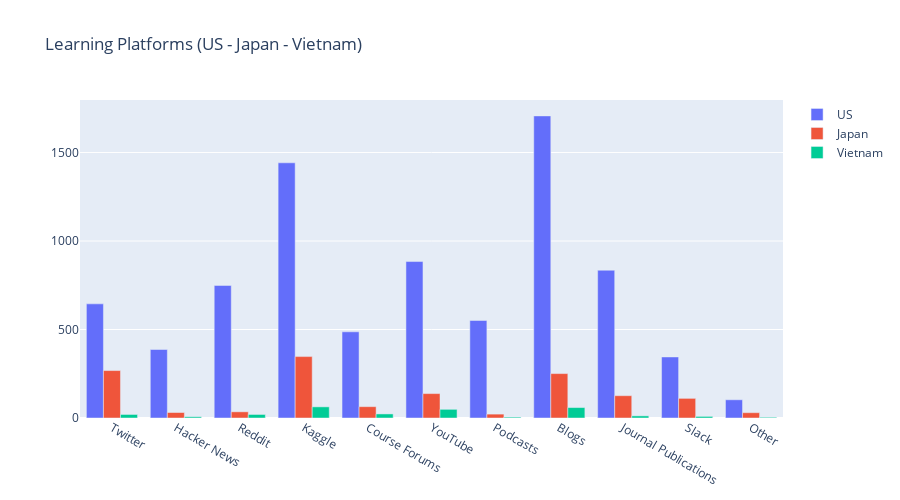

Here is the notebook cell this chart was saved with:
### Code cell
us_data = {}
for name in new_df_comlumns_names[1:]:
    us_data[name] = df_platform[df_platform["Country"] =="United States"][name].value_counts().sum()
us_platforms = pd.DataFrame(us_data.items(),columns = ["Platforms","Count"])

jp_data = {}
for name in new_df_comlumns_names[1:]:
    jp_data[name] = df_platform[df_platform["Country"] =="Japan"][name].value_counts().sum()
jp_platforms = pd.DataFrame(jp_data.items(),columns = ["Platforms","Count"])   

vn_data = {}
for name in new_df_comlumns_names[1:]:
    vn_data[name] = df_platform[df_platform["Country"] =="Vietnam"][name].value_counts().sum()
vn_platforms = pd.DataFrame(vn_data.items(),columns = ["Platforms","Count"])   

# Visualize the data
fig=go.Figure(data=[
    go.Bar(x=us_platforms['Platforms'],y=us_platforms['Count'],name='US'),
    go.Bar(x=jp_platforms['Platforms'],y=jp_platforms['Count'],name='Japan'),
    go.Bar(x=vn_platforms['Platforms'],y=vn_platforms['Count'],name='Vietnam'),
])
# Change the bar mode
fig.update_layout(barmode='group')
fig.update_layout(
    title_text="Learning Platforms (US - Japan - Vietnam)",
    height=500, width=900, showlegend=True)
fig.show()

### Figure 1 — Plotly figure (JSON) as saved in the notebook; plotly's stock layout.template omitted (floating-point values rounded to 4 significant figures)
{"data": [{"name": "US", "type": "bar", "x": ["Twitter", "Hacker News", "Reddit", "Kaggle", "Course Forums", "YouTube", "Podcasts", "Blogs", "Journal Publications", "Slack", "Other"], "y": [645, 387, 749, 1442, 487, 884, 551, 1707, 835, 345, 103]}, {"name": "Japan", "type": "bar", "x": ["Twitter", "Hacker News", "Reddit", "Kaggle", "Course Forums", "YouTube", "Podcasts", "Blogs", "Journal Publications", "Slack", "Other"], "y": [268, 31, 35, 347, 64, 138, 22, 251, 126, 111, 30]}, {"name": "Vietnam", "type": "bar", "x": ["Twitter", "Hacker News", "Reddit", "Kaggle", "Course Forums", "YouTube", "Podcasts", "Blogs", "Journal Publications", "Slack", "Other"], "y": [20, 7, 20, 63, 23, 49, 5, 59, 12, 9, 4]}], "layout": {"barmode": "group", "height": 500, "showlegend": true, "title": {"text": "Learning Platforms (US - Japan - Vietnam)"}, "width": 900}}
